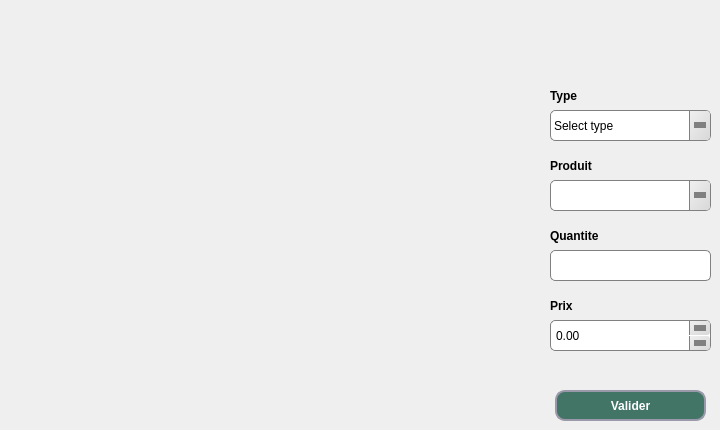
     <widget class="QWidget" name="tab_2">
      <attribute name="title">
       <string>Ajouter Service</string>
      </attribute>
      <widget class="QComboBox" name="ComboBox_type_sr">
       <property name="geometry">
        <rect>
         <x>550</x>
         <y>110</y>
         <width>161</width>
         <height>31</height>
        </rect>
       </property>
       <property name="styleSheet">
        <string notr="true">QComboBox {
    background: qlineargradient(x1:0, y1:0, x2:1, y2:0,
        stop:0 #E1E1E1, stop: 0.4 #DDDDDD,
        stop: 0.5 #D8D8D8, stop: 1.0 #D3D3D3);
    border: 1px solid gray;
    border-radius: 5px;
    padding: 1px 18px 1px 3px;
}
QComboBox::down-arrow {
    width: 0;
    height: 0;
    border-style: solid;
    border-width: 6px 6px 0 6px;
    border-color: gray transparent transparent transparent;
}
QComboBox::drop-down {
    subcontrol-origin: padding;
    subcontrol-position: top right;
    width: 20px;
    border-left-width: 1px;
    border-left-color: gray;
    border-left-style: solid;
    border-top-right-radius: 3px;
    border-bottom-right-radius: 3px;
    background: qlineargradient(x1: 0, y1: 0, x2: 1, y2: 1, stop: 0 #f0f0f0, stop: 1 #d8d8d8);

}
QComboBox::hover {
    background: #d0d0d0;
}

QComboBox::pressed {
    background: #c8c8c8;
}</string>
       </property>
       <item>
        <property name="text">
         <string>Select type</string>
        </property>
       </item>
       <item>
        <property name="text">
         <string>Cafe</string>
        </property>
       </item>
       <item>
        <property name="text">
         <string>Lavage</string>
        </property>
       </item>
       <item>
        <property name="text">
         <string>Entretien</string>
        </property>
       </item>
      </widget>
      <widget class="QLabel" name="label_2">
       <property name="geometry">
        <rect>
         <x>550</x>
         <y>80</y>
         <width>101</width>
         <height>31</height>
        </rect>
       </property>
       <property name="styleSheet">
        <string notr="true">QLabel {
	font: 9pt &quot;MS Shell Dlg 2&quot;;
    color: black;
    font-weight: bold;
}
</string>
       </property>
       <property name="text">
        <string>Type </string>
       </property>
      </widget>
      <widget class="QLabel" name="label_3">
       <property name="geometry">
        <rect>
         <x>550</x>
         <y>220</y>
         <width>131</width>
         <height>31</height>
        </rect>
       </property>
       <property name="styleSheet">
        <string notr="true">QLabel {
	font: 9pt &quot;MS Shell Dlg 2&quot;;
    color: black;
    font-weight: bold;
}
</string>
       </property>
       <property name="text">
        <string>Quantite </string>
       </property>
      </widget>
      <widget class="QLineEdit" name="le_quantite_sr">
       <property name="geometry">
        <rect>
         <x>550</x>
         <y>250</y>
         <width>161</width>
         <height>31</height>
        </rect>
       </property>
       <property name="styleSheet">
        <string notr="true">QLineEdit {
    background: qlineargradient(x1:0, y1:0, x2:1, y2:0,
        stop:0 #E1E1E1, stop: 0.4 #DDDDDD,
        stop: 0.5 #D8D8D8, stop: 1.0 #D3D3D3);
    border: 1px solid gray;
    border-radius: 5px;
    padding: 1px 18px 1px 3px;
}
QLineEdit::down-arrow {
    width: 0;
    height: 0;
    border-style: solid;
    border-width: 6px 6px 0 6px;
    border-color: gray transparent transparent transparent;
}
QLineEdit::drop-down {
    subcontrol-origin: padding;
    subcontrol-position: top right;
    width: 20px;
    border-left-width: 1px;
    border-left-color: gray;
    border-left-style: solid;
    border-top-right-radius: 3px;
    border-bottom-right-radius: 3px;
    background: qlineargradient(x1: 0, y1: 0, x2: 1, y2: 1, stop: 0 #f0f0f0, stop: 1 #d8d8d8);

}
QLineEdit::hover {
    background: #d0d0d0;
}

QLineEdit::pressed {
    background: #c8c8c8;
}</string>
       </property>
      </widget>
      <widget class="QLabel" name="label_5">
       <property name="geometry">
        <rect>
         <x>550</x>
         <y>290</y>
         <width>81</width>
         <height>31</height>
        </rect>
       </property>
       <property name="styleSheet">
        <string notr="true">QLabel {
	font: 9pt &quot;MS Shell Dlg 2&quot;;
    color: black;
    font-weight: bold;
}
</string>
       </property>
       <property name="text">
        <string>Prix </string>
       </property>
      </widget>
      <widget class="QPushButton" name="pb_ajouter_sr">
       <property name="geometry">
        <rect>
         <x>555</x>
         <y>390</y>
         <width>151</width>
         <height>31</height>
        </rect>
       </property>
       <property name="font">
        <font>
         <pointsize>9</pointsize>
         <weight>75</weight>
         <bold>true</bold>
        </font>
       </property>
       <property name="styleSheet">
        <string notr="true">QPushButton{
 background: rgb(66, 117, 102);
border-radius:10px;
border-style:solid;
border-width:2px;
border-color:#9999aa;
color:white;
}
QPushButton:enabled{
 background-color: rgb(66, 117, 102);
color:white;
}

QPushButton:pressed{
 background-color: qlineargradient(spread:pad, x1:0.5, y1:0.0342727, x2:0.5, y2:1, stop:0 rgba(0, 255, 255, 255), stop:1 rgba(255, 255, 255, 255));
color:#fffffe;
}

QPushButton:hover:!pressed{
 background-color:   rgb(221,222,217);
color:#0c2f70;
}

QPushButton:disabled{
background-color:rgb(66, 117, 102);
color:#ffffff;
}

</string>
       </property>
       <property name="text">
        <string>Valider</string>
       </property>
      </widget>
      <widget class="QDoubleSpinBox" name="db_prix_sr">
       <property name="geometry">
        <rect>
         <x>550</x>
         <y>320</y>
         <width>161</width>
         <height>31</height>
        </rect>
       </property>
       <property name="styleSheet">
        <string notr="true">QDoubleSpinBox {
    background: qlineargradient(x1:0, y1:0, x2:1, y2:0,
        stop:0 #E1E1E1, stop: 0.4 #DDDDDD,
        stop: 0.5 #D8D8D8, stop: 1.0 #D3D3D3);
    border: 1px solid gray;
    border-radius: 5px;
    padding: 1px 18px 1px 3px;
}

QDoubleSpinBox::up-button {
    subcontrol-origin: padding;
    border-left-color: gray;
    width: 20px;
    border-left-style: solid;
    subcontrol-position: top right;
    border-down-width: 1px;
    border-left-width: 1px;
    border-top-right-radius: 3px;
    border-bottom-right-radius: 3px;
    background: qlineargradient(x1: 0, y1: 0, x2: 1, y2: 1, stop: 0 #f0f0f0, stop: 1 #d8d8d8);
}

QDoubleSpinBox::down-button {
    subcontrol-position: bottom right;
    subcontrol-origin: padding;
    border-left-color: gray;
    width: 20px;
    border-left-width: 1px;
    border-up-width: 1px;
    border-left-style: solid;
    border-top-right-radius: 3px;
    border-bottom-right-radius: 3px;
    background: qlineargradient(x1: 0, y1: 0, x2: 1, y2: 1, stop: 0 #f0f0f0, stop: 1 #d8d8d8);
}

QDoubleSpinBox::up-button:hover, QDateEdit::down-button:hover {
    background-color: #F0F0F0;
}


QDoubleSpinBox::up-arrow {
        width: 0;
    height: 0;
    border-style: solid;
    border-width: 6px 6px 0 6px;
    border-color: gray transparent transparent transparent;
}

QDoubleSpinBox::down-arrow {
    width: 0;
    height: 0;
    border-style: solid;
    border-width: 6px 6px 0 6px;
    border-color: gray transparent transparent transparent;
}

QDoubleSpinBox::hover {
    background: #d0d0d0;
}
QDoubleSpinBox::pressed {
    background: #c8c8c8;
}</string>
       </property>
      </widget>
      <widget class="QLabel" name="label_10">
       <property name="geometry">
        <rect>
         <x>550</x>
         <y>150</y>
         <width>131</width>
         <height>31</height>
        </rect>
       </property>
       <property name="styleSheet">
        <string notr="true">QLabel {
	font: 9pt &quot;MS Shell Dlg 2&quot;;
    color: black;
    font-weight: bold;
}
</string>
       </property>
       <property name="text">
        <string>Produit</string>
       </property>
      </widget>
      <widget class="QComboBox" name="ComboBox_produit">
       <property name="geometry">
        <rect>
         <x>550</x>
         <y>180</y>
         <width>161</width>
         <height>31</height>
        </rect>
       </property>
       <property name="styleSheet">
        <string notr="true">QComboBox {
    background: qlineargradient(x1:0, y1:0, x2:1, y2:0,
        stop:0 #E1E1E1, stop: 0.4 #DDDDDD,
        stop: 0.5 #D8D8D8, stop: 1.0 #D3D3D3);
    border: 1px solid gray;
    border-radius: 5px;
    padding: 1px 18px 1px 3px;
}
QComboBox::down-arrow {
    width: 0;
    height: 0;
    border-style: solid;
    border-width: 6px 6px 0 6px;
    border-color: gray transparent transparent transparent;
}
QComboBox::drop-down {
    subcontrol-origin: padding;
    subcontrol-position: top right;
    width: 20px;
    border-left-width: 1px;
    border-left-color: gray;
    border-left-style: solid;
    border-top-right-radius: 3px;
    border-bottom-right-radius: 3px;
    background: qlineargradient(x1: 0, y1: 0, x2: 1, y2: 1, stop: 0 #f0f0f0, stop: 1 #d8d8d8);

}
QComboBox::hover {
    background: #d0d0d0;
}

QComboBox::pressed {
    background: #c8c8c8;
}</string>
       </property>
      </widget>
     </widget>
